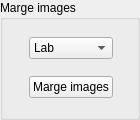
<?xml version="1.0" encoding="UTF-8"?>
<ui version="4.0">
 <class>Form</class>
 <widget class="QWidget" name="Form">
  <property name="geometry">
   <rect>
    <x>0</x>
    <y>0</y>
    <width>140</width>
    <height>120</height>
   </rect>
  </property>
  <property name="minimumSize">
   <size>
    <width>140</width>
    <height>120</height>
   </size>
  </property>
  <property name="windowTitle">
   <string>Form</string>
  </property>
  <property name="autoFillBackground">
   <bool>false</bool>
  </property>
  <layout class="QHBoxLayout" name="horizontalLayout_2">
   <property name="spacing">
    <number>0</number>
   </property>
   <property name="leftMargin">
    <number>0</number>
   </property>
   <property name="topMargin">
    <number>0</number>
   </property>
   <property name="rightMargin">
    <number>0</number>
   </property>
   <property name="bottomMargin">
    <number>0</number>
   </property>
   <item>
    <widget class="QGroupBox" name="groupBox_2">
     <property name="enabled">
      <bool>true</bool>
     </property>
     <property name="sizePolicy">
      <sizepolicy hsizetype="Preferred" vsizetype="Preferred">
       <horstretch>0</horstretch>
       <verstretch>0</verstretch>
      </sizepolicy>
     </property>
     <property name="minimumSize">
      <size>
       <width>0</width>
       <height>0</height>
      </size>
     </property>
     <property name="title">
      <string>Marge images</string>
     </property>
     <layout class="QHBoxLayout" name="horizontalLayout">
      <property name="spacing">
       <number>6</number>
      </property>
      <property name="topMargin">
       <number>6</number>
      </property>
      <property name="rightMargin">
       <number>6</number>
      </property>
      <property name="bottomMargin">
       <number>6</number>
      </property>
      <item>
       <spacer name="horizontalSpacer">
        <property name="orientation">
         <enum>Qt::Horizontal</enum>
        </property>
        <property name="sizeHint" stdset="0">
         <size>
          <width>40</width>
          <height>20</height>
         </size>
        </property>
       </spacer>
      </item>
      <item>
       <layout class="QVBoxLayout" name="verticalLayout_3">
        <item>
         <widget class="QComboBox" name="margeTypeSelect">
          <item>
           <property name="text">
            <string>Lab</string>
           </property>
          </item>
          <item>
           <property name="text">
            <string>RGB</string>
           </property>
          </item>
          <item>
           <property name="text">
            <string>HSV</string>
           </property>
          </item>
          <item>
           <property name="text">
            <string>XYZ</string>
           </property>
          </item>
          <item>
           <property name="text">
            <string>YIQ</string>
           </property>
          </item>
         </widget>
        </item>
        <item>
         <widget class="QPushButton" name="margeImagesBtn">
          <property name="enabled">
           <bool>true</bool>
          </property>
          <property name="text">
           <string>Marge images</string>
          </property>
         </widget>
        </item>
       </layout>
      </item>
      <item>
       <spacer name="horizontalSpacer_2">
        <property name="orientation">
         <enum>Qt::Horizontal</enum>
        </property>
        <property name="sizeHint" stdset="0">
         <size>
          <width>40</width>
          <height>20</height>
         </size>
        </property>
       </spacer>
      </item>
     </layout>
    </widget>
   </item>
  </layout>
 </widget>
 <resources/>
 <connections/>
</ui>
